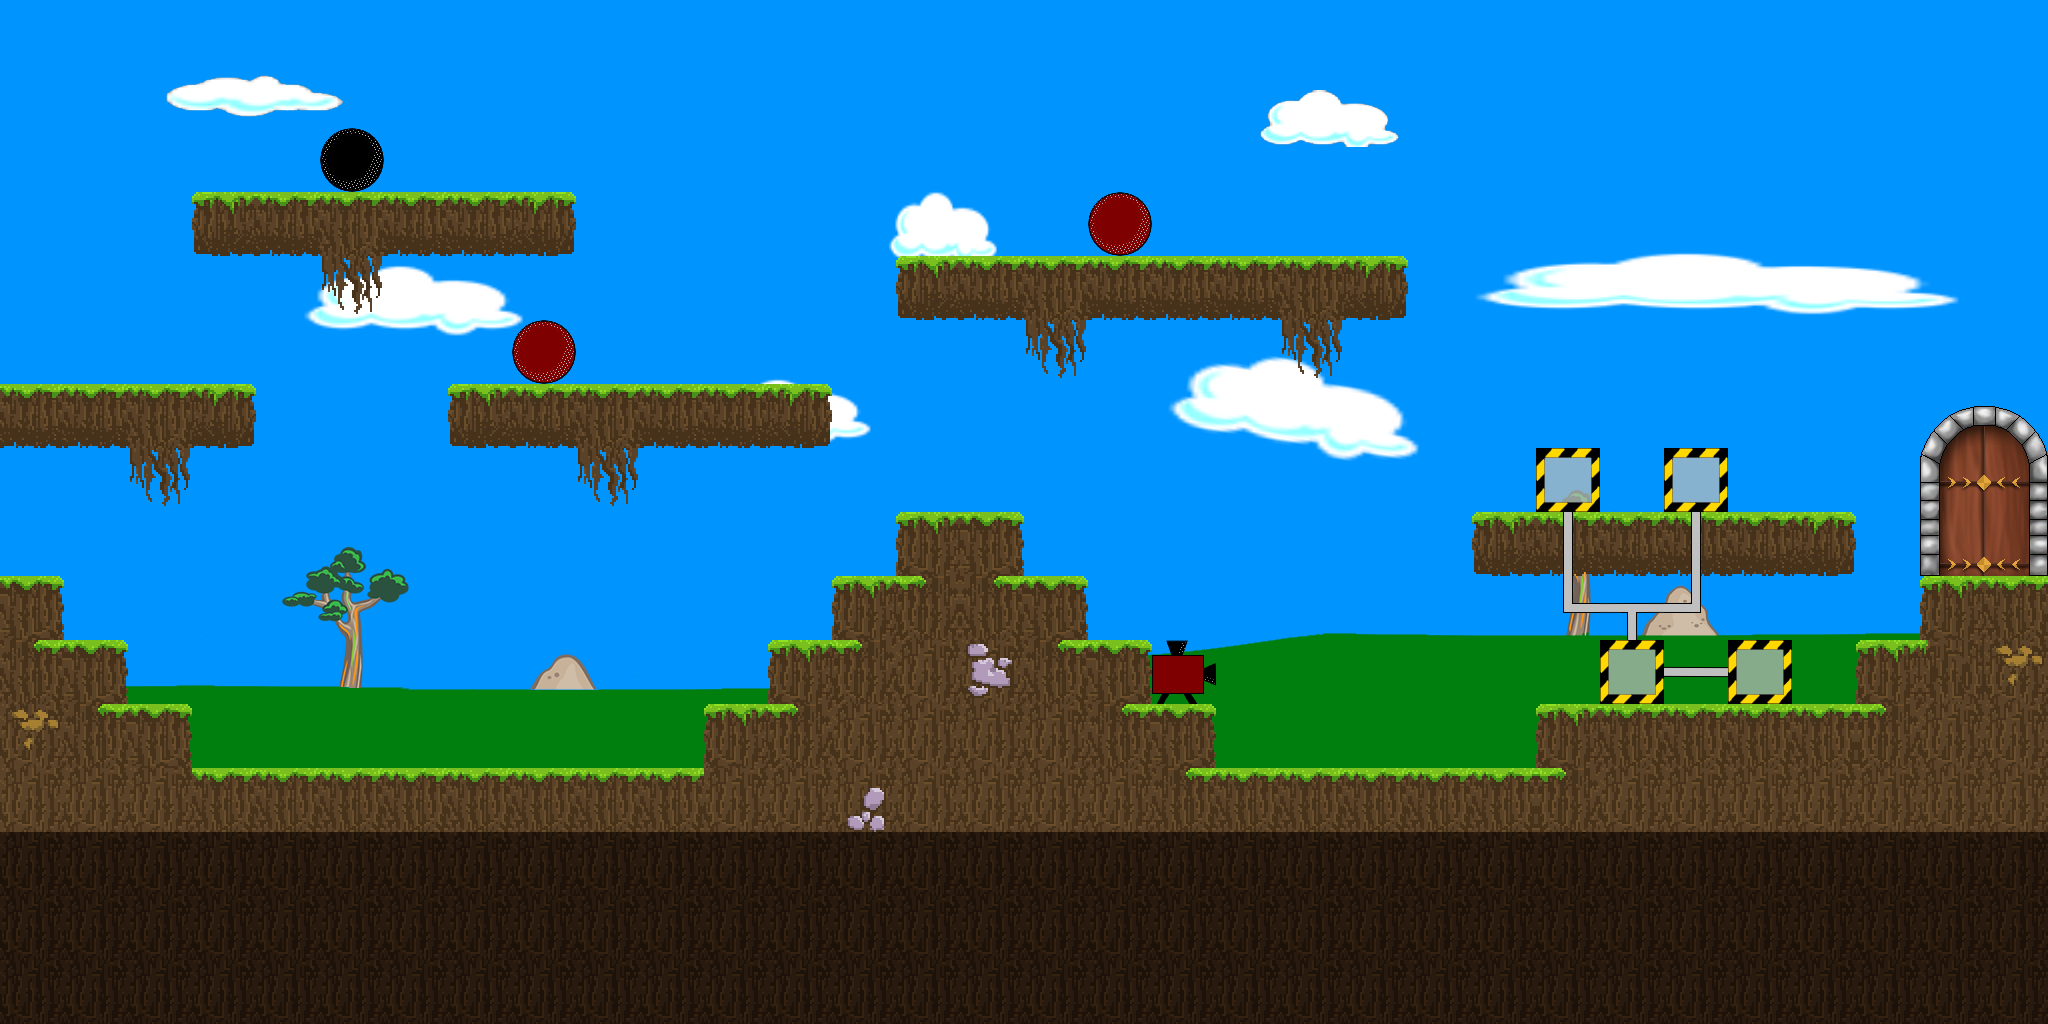

Below is a game level as drawn by its tile map, then a one-line description and the .tmx that defines it (tile-layer data replaced by summaries):
An orthogonal 32x16 tile map with 64x64 px tiles, 5 tile layers (Laufebene, Tür offen, Tür, Ablagen, ...), 6 tilesets, 1 image layer.

<map version="1.0" orientation="orthogonal" renderorder="right-down" width="32" height="16" tilewidth="64" tileheight="64">
 <tileset firstgid="1" name="Laufebenen" tilewidth="64" tileheight="64">
  <image source="Laufebenen.png" trans="0000ff" width="256" height="256" />
 </tileset>
 <tileset firstgid="17" name="Tür" tilewidth="64" tileheight="64">
  <image source="Tür.png" trans="0000ff" width="256" height="256" />
 </tileset>
 <tileset firstgid="33" name="Maschinen" tilewidth="64" tileheight="64">
  <image source="Maschinen.png" trans="0000ff" width="256" height="256" />
 </tileset>
 <tileset firstgid="49" name="Ampeln" tilewidth="64" tileheight="64">
  <image source="Ampeln.png" trans="0000ff" width="128" height="128" />
 </tileset>
 <tileset firstgid="53" name="Metallobjekte" tilewidth="64" tileheight="64">
  <image source="Metallobjekte.png" trans="0000ff" width="256" height="256" />
 </tileset>
 <tileset firstgid="69" name="Rohre" tilewidth="64" tileheight="64">
  <image source="Rohre.png" trans="0000ff" width="256" height="256" />
 </tileset>
 <imagelayer name="Hintergrund">
  <image source="Hintergrund.png" />
 </imagelayer>
 <layer name="Laufebene" width="32" height="16">
  <data>[512 cells, 202 non-empty, 15 distinct tile ids]</data>
 </layer>
 <layer name="Tür offen" width="32" height="16">
  <data>[512 cells, 6 non-empty, 6 distinct tile ids]</data>
 </layer>
 <layer name="Tür" width="32" height="16">
  <data>[512 cells, 6 non-empty, 6 distinct tile ids]</data>
 </layer>
 <layer name="Ablagen" width="32" height="16">
  <data>[512 cells, 10 non-empty, 6 distinct tile ids]</data>
 </layer>
 <layer name="Objekte" width="32" height="16">
  <data>[512 cells, 4 non-empty, 3 distinct tile ids]</data>
 </layer>
</map>
